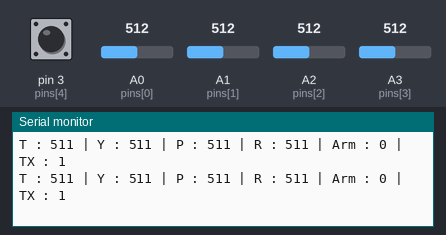
Simulated run of this program. Board: Arduino Uno, built with avr-gcc and run on an emulated ATmega328P. Shown: the last lines printed to the serial monitor. The inputs (shaded band) are chosen by the test bench; at power-on: A1 (pins[1]) = 512, A3 (pins[3]) = 512, pin 3 (pins[4]) HIGH, A0 (pins[0]) = 512, A2 (pins[2]) = 512. No radio packets arrive unless stated.

Above: at 4.2 s.
4.3 s: A1 (pins[1]) set to 536
At 4.9 s:
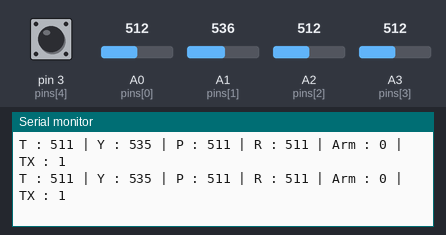
10.3 s: A3 (pins[3]) set to 111
At 11.4 s:
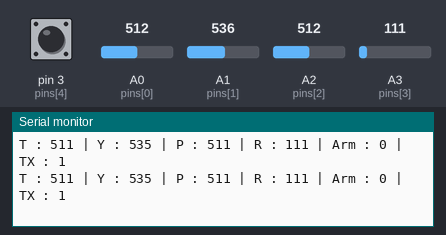
13.3 s: A3 (pins[3]) set to 99
At 14.3 s:
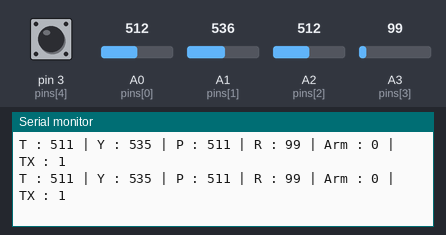
Timing chart, 0 to 16.3 s (numbered marks = the images above; inputs shaded):
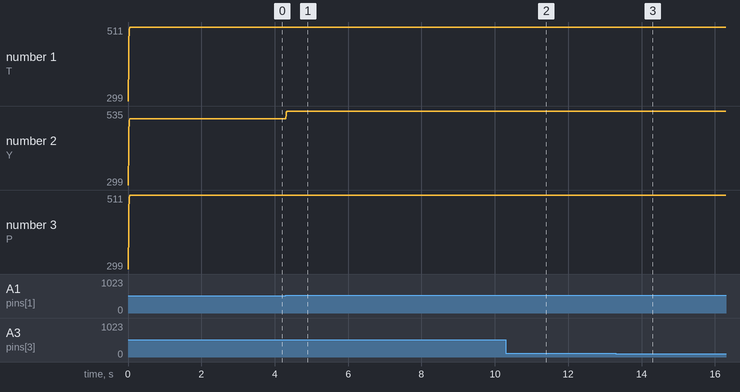

The program:

main.cpp
```cpp
#include <Arduino.h>
#include <SPI.h>
#include <RF24.h>

// =================== Joystick Pins ===================
const uint8_t pins[5] = {
    A0, // throttle
    A1, // yaw
    A2, // pitch
    A3, // roll
    3   // arm switch
};

// =================== NRF ===================
RF24 radio(7, 10);        // CE, CSN

const byte address[6] = "00001";

// =================== Data Packet ===================
struct DataPacket
{
    uint16_t throttle;

    uint16_t yaw;
    uint16_t pitch;
    uint16_t roll;

    bool arm;
};

DataPacket data;

// =================== Filter ===================

const float alpha = 0.585f;

int LowPassFilter(float &prev, int current)
{
    prev = alpha * current + (1.0f - alpha) * prev;

    return (int)prev;
}

// =================== Deadband ===================

const int center = 512;
const int deadband = 15;

int applyDeadband(int value)
{
    if (abs(value - center) < deadband)
    {
        return center;
    }

    return value;
}

// =================== Variables ===================

int raw[4] = {0, 0, 0, 0};

float pthrottle = 0;
float pyaw      = 0;
float ppitch    = 0;
float proll     = 0;

bool arm = false;

// =================== Setup ===================

void setup()
{
    Serial.begin(115200);

    pinMode(pins[4], INPUT_PULLUP);

    // NRF

    if (!radio.begin())
    {
        Serial.println("NRF NOT FOUND!");

        while (1);
    }

    radio.openWritingPipe(address);

    radio.setPALevel(RF24_PA_HIGH);

    radio.setDataRate(RF24_250KBPS);

    radio.setRetries(5, 15);

    radio.stopListening();

    Serial.println("Transmitter Ready");
}

// =================== Loop ===================

void loop()
{
    // Read joystick

    for (int i = 0; i < 4; i++)
    {
        raw[i] = analogRead(pins[i]);
    }

    arm = !digitalRead(pins[4]);

    // Deadband

    raw[1] = applyDeadband(raw[1]); // yaw
    raw[2] = applyDeadband(raw[2]); // pitch
    raw[3] = applyDeadband(raw[3]); // roll

    // Low-pass filter

    pthrottle = LowPassFilter(pthrottle, raw[0]);

    pyaw = LowPassFilter(pyaw, raw[1]);

    ppitch = LowPassFilter(ppitch, raw[2]);

    proll = LowPassFilter(proll, raw[3]);

    // Store in packet

    data.throttle = (uint16_t)pthrottle;

    data.yaw = (uint16_t)pyaw;

    data.pitch = (uint16_t)ppitch;

    data.roll = (uint16_t)proll;

    data.arm = arm;

    // Send packet

    bool success = radio.write(&data, sizeof(data));

    // Debug

    Serial.print("T : ");
    Serial.print(data.throttle);

    Serial.print(" | Y : ");
    Serial.print(data.yaw);

    Serial.print(" | P : ");
    Serial.print(data.pitch);

    Serial.print(" | R : ");
    Serial.print(data.roll);

    Serial.print(" | Arm : ");
    Serial.print(data.arm);

    Serial.print(" | TX : ");
    Serial.println(success);

    delay(4); // ~250 Hz
}
```

Measured:
- after the input at 4.3 s, the serial monitor: prints a new line at once (image 1)
- after the input at 10.3 s, the serial monitor: prints a new line at once (image 2)
- after the input at 13.3 s, the serial monitor: prints a new line at once (image 3)
- plotted number 2: 511 → 535 after the input at 4.3 s
